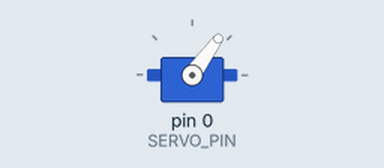
Simulated run of this sketch. Board: Arduino Uno, built with avr-gcc and run on an emulated ATmega328P. On the bench: servo.

Above: at 1.05 s.
At 2.5 s:
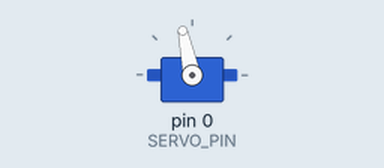
At 4.0 s:
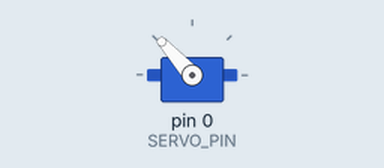
Timing chart, 0 to 7.9 s (numbered marks = the images above):
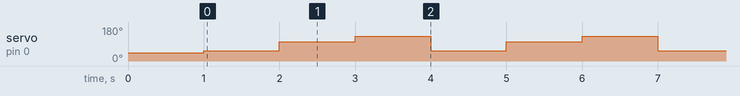

The sketch:

sketch_aug6a.ino
```cpp
#include <Servo.h>

const int SERVO_PIN = 0;

Servo flipper;

void setup() {
  flipper.attach(SERVO_PIN);
  flipper.writeMicroseconds(1000);
  delay(1000);
}

void loop() {
  flipper.writeMicroseconds(1100);
  delay(1000);
  flipper.writeMicroseconds(1600);
  delay(1000);
  flipper.writeMicroseconds(1900);
  delay(1000);
}
```

Measured:
- by itself, servo on pin 0 (SERVO_PIN): repeats every 3.0 s: 102° 1.0 s, 132° 1.0 s, 54° 1.0 s
